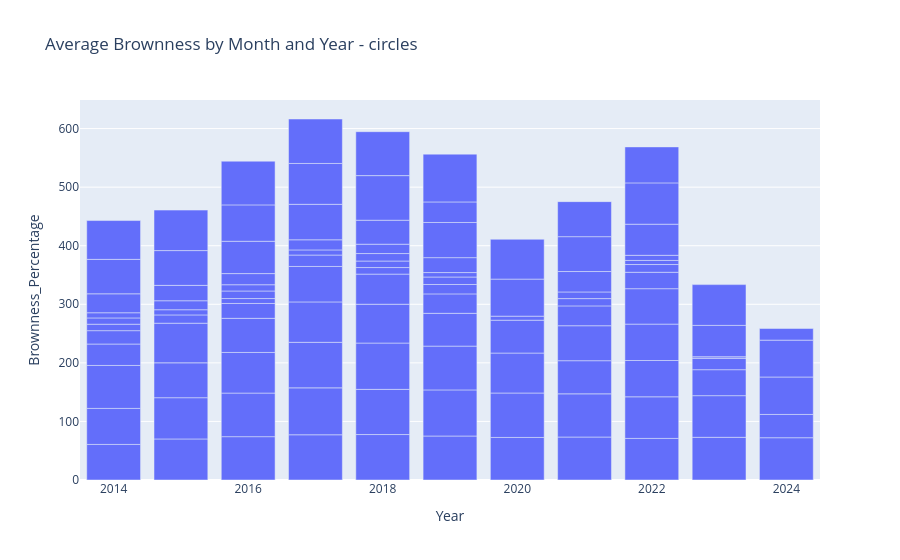

Here is the notebook cell this chart was saved with:
### Code cell
region = "circles"
brown_bar_chart(region)

### Figure 1 — Plotly figure (JSON) as saved in the notebook; plotly's stock layout.template omitted (floating-point values rounded to 4 significant figures)
{"data": [{"alignmentgroup": "True", "customdata": [[1], [2], [3], [4], [5], [6], [7], [8], [10], [11], [12], [1], [2], [3], [4], [7], [8], [9], [10], [11], [12], [1], [2], [3], [4], [5], [6], [7], [8], [9], [10], [11], [12], [1], [2], [3], [4], [5], [6], [7], [8], [10], [11], [12], [1], [2], [3], [4], [5], [6], [7], [8], [9], [10], [11], [12], [1], [2], [3], [4], [5], [6], [7], [8], [9], [10], [11], [12], [1], [2], [4], [5], [7], [11], [12], [1], [2], [3], [4], [5], [7], [8], [10], [11], [12], [1], [2], [3], [4], [5], [6], [7], [8], [9], [10], [11], [12], [2], [3], [4], [5], [6], [8], [11], [12], [1], [2], [3], [4], [5]], "hovertemplate": "Year=%{x}<br>Brownness_Percentage=%{y}<br>Month=%{customdata[0]}<extra></extra>", "legendgroup": "", "marker": {"color": "#636efa", "pattern": {"shape": ""}}, "name": "", "offsetgroup": "", "orientation": "v", "showlegend": false, "textposition": "auto", "type": "bar", "x": [2014, 2014, 2014, 2014, 2014, 2014, 2014, 2014, 2014, 2014, 2014, 2015, 2015, 2015, 2015, 2015, 2015, 2015, 2015, 2015, 2015, 2016, 2016, 2016, 2016, 2016, 2016, 2016, 2016, 2016, 2016, 2016, 2016, 2017, 2017, 2017, 2017, 2017, 2017, 2017, 2017, 2017, 2017, 2017, 2018, 2018, 2018, 2018, 2018, 2018, 2018, 2018, 2018, 2018, 2018, 2018, 2019, 2019, 2019, 2019, 2019, 2019, 2019, 2019, 2019, 2019, 2019, 2019, 2020, 2020, 2020, 2020, 2020, 2020, 2020, 2021, 2021, 2021, 2021, 2021, 2021, 2021, 2021, 2021, 2021, 2022, 2022, 2022, 2022, 2022, 2022, 2022, 2022, 2022, 2022, 2022, 2022, 2023, 2023, 2023, 2023, 2023, 2023, 2023, 2023, 2024, 2024, 2024, 2024, 2024], "xaxis": "x", "y": [60.74, 61.51, 73.33, 36.58, 22.81, 11.03, 10.73, 8.844, 32.36, 58.79, 66.26, 70.11, 70.41, 59.54, 67.67, 14.13, 8.866, 15.32, 26.25, 59.37, 69.17, 73.99, 74.43, 69.35, 58.25, 25.4, 8.371, 12.93, 10.69, 19.03, 55.17, 62.13, 74.61, 77.22, 80.11, 77.76, 68.98, 60.51, 19.5, 8.742, 17.31, 60.55, 69.78, 75.9, 77.61, 77.14, 79.07, 66.27, 51.43, 11.21, 11.12, 12.76, 15.99, 40.92, 76.19, 75.0, 75.12, 78.71, 74.76, 55.99, 33.19, 16.04, 12.78, 7.568, 25.52, 60.01, 35.08, 81.61, 72.67, 75.88, 68.19, 56.13, 6.853, 63.3, 68.01, 73.37, 73.76, 56.58, 59.69, 33.87, 12.45, 11.36, 34.85, 59.54, 59.8, 71.03, 71.01, 62.0, 62.12, 60.51, 28.01, 13.23, 6.957, 8.783, 53.11, 70.53, 61.46, 72.9, 71.12, 44.34, 19.96, 0, 2.251, 53.42, 69.6, 72.21, 39.71, 63.95, 62.93, 19.82], "yaxis": "y"}], "layout": {"barmode": "relative", "legend": {"tracegroupgap": 0}, "title": {"text": "Average Brownness by Month and Year - circles"}, "xaxis": {"anchor": "y", "domain": [0, 1], "title": {"text": "Year"}}, "yaxis": {"anchor": "x", "domain": [0, 1], "title": {"text": "Brownness_Percentage"}}}}
